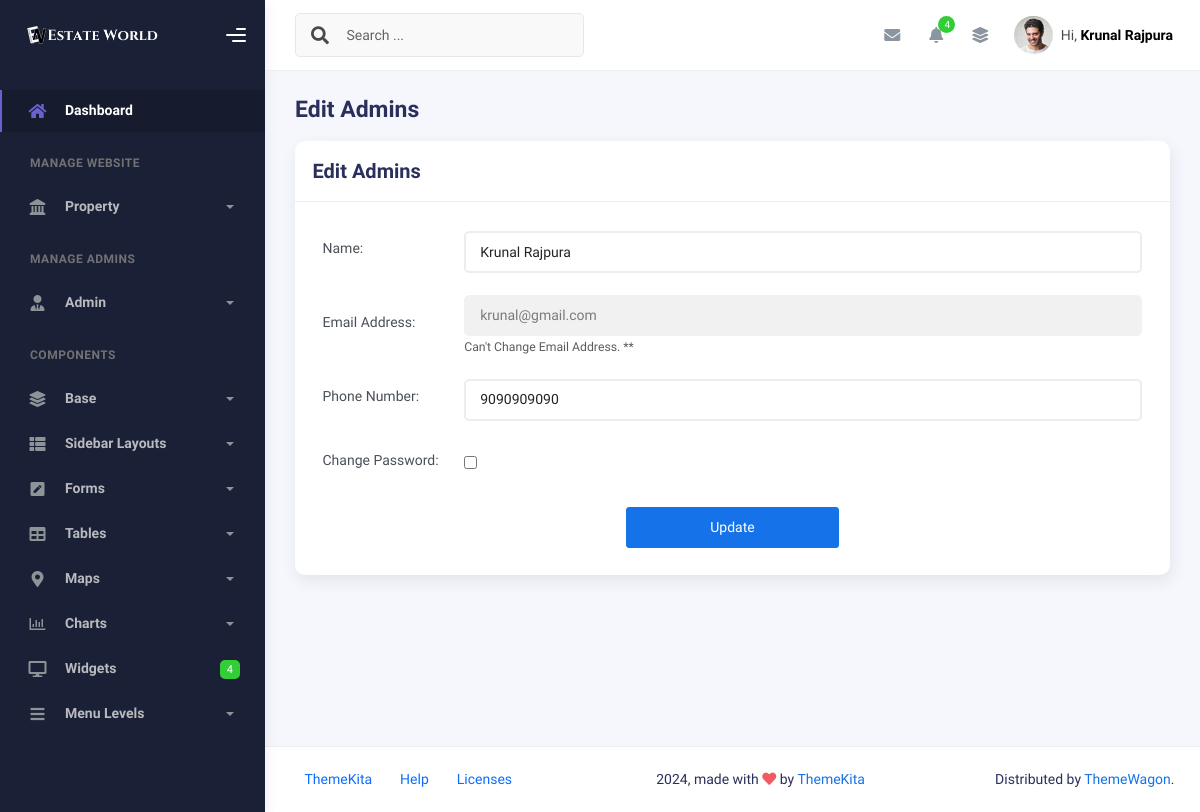
Before: /admin-panel/main-php/admin_edit.php?id=2&email=krunal@gmail.com (signed in) with the older database file.
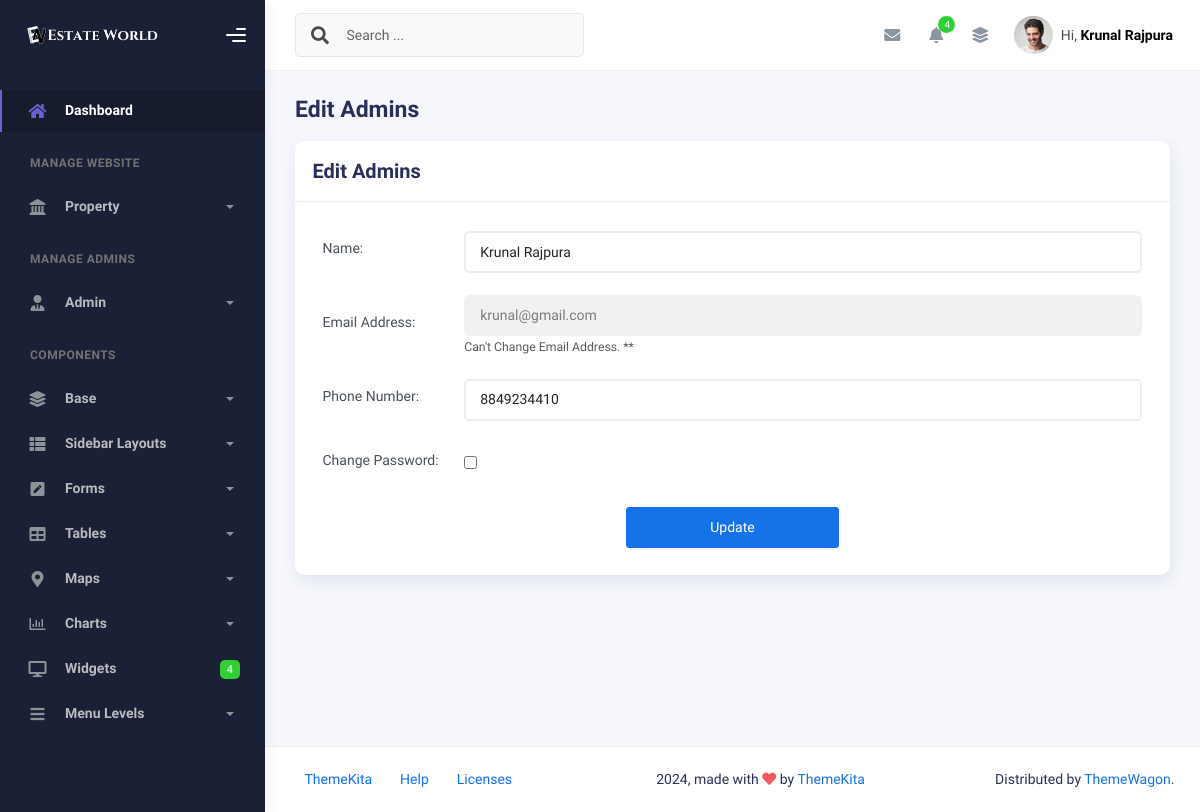
After: the same page with the newer database file.
### tables this page shows
CREATE TABLE `alogin` (
  `a_id` int(11) NOT NULL,
  `a_name` varchar(255) NOT NULL,
  `a_email` varchar(255) NOT NULL,
  `a_number` varchar(20) DEFAULT NULL,
  `a_pass` varchar(255) NOT NULL,
  `created_at` timestamp NOT NULL DEFAULT current_timestamp(),
  `updated_at` timestamp NOT NULL DEFAULT current_timestamp() ON UPDATE current_timestamp()
);

### function/function.php (called while the page is built, shortened)
<?php
function fetchData($conn, $tableName, $columns = '*', $where = '', $values = [])
{
    $sql = "SELECT $columns FROM $tableName";
    if ($where != '') {
        $sql .= " WHERE $where";
    }
    $stmt = $conn->prepare($sql);
    if (!empty($values)) {
        $types = '';
        foreach ($values as $value) {
            if (is_int($value)) {
                $types .= 'i';
            } elseif (is_float($value)) {
                $types .= 'd';
            } elseif (is_string($value)) {
                $types .= 's';
            } else {
                $types .= 'b';
            }
        }
        $stmt->bind_param($types, ...$values);
    }
    if ($stmt->execute()) {
        $result = $stmt->get_result();
        $data = [];
        while ($row = $result->fetch_assoc()) {
            $data[] = $row;
        }
    } else {
        die("Execute failed: " . $stmt->error);
    }
    return $data;
}
?>

### admin-panel/main-php/admin_edit.php (the view, shortened to what the changed rows need)
<?php include '../../globalvar/globalvariable.php'; ?>
<?php include  $connToPan . 'config.php'; ?>
<?php include  $mphpToInc . 'header.php'; ?>
<?php include  $mphpToInc . 'sidebar.php'; ?>
<?php include  $funToPan . 'function.php'; ?>
<?php include  $mphpToInc . 'navbar.php'; ?>
<?php
$id = $_GET['id'];
$email = $_GET['email'];
?>
<div class="container">
    <div class="page-inner">
        <div class="row">
            <div class="col-md-12">
                <div class="card">
                    <div class="card-body">
                        <div class="row">
                            <div class="col-md-6 col-lg-12">
                                <form method="POST" action="<?php $_PHP_SELF ?>">
                                    <?php
                                    $tableName = 'alogin';
                                    $columns = '*';
                                    $where = 'a_id = ? AND a_email = ?';
                                    $values = [$id, $email];
                                    $data = fetchData($conn, $tableName, $columns, $where, $values);
                                    foreach ($data as $row) {
                                    ?>
                                        <div class="form-group row align-items-center">
                                            <label for="name" class="col-sm-2 col-form-label">Name:</label>
                                            <div class="col-sm-10">
                                                <input type="text" class="form-control" name="name" id="name" placeholder="Enter Name" value="<?php echo $row['a_name']; ?>" required />
                                            </div>
                                        </div>
                                        <div class="form-group row align-items-center">
                                            <label for="email" class="col-sm-2 col-form-label">Email Address:</label>
                                            <div class="col-sm-10">
                                                <input type="email" title="Cant Change the Email !!!" class="form-control" name="email" id="email" placeholder="Enter Email" value="<?php echo $row['a_email']; ?>" required disabled />
                                                <small id="emailHelp" class="form-text text-muted">Can't Change Email Address. **</small>
                                            </div>
                                        </div>
                                        <div class="form-group row align-items-center">
                                            <label for="phone" class="col-sm-2 col-form-label">Phone Number:</label>
                                            <div class="col-sm-10">
                                                <input type="tel" class="form-control" name="phone" id="phone" placeholder="Enter Phone Number" value="<?php echo $row['a_number']; ?>" required />
                                            </div>
                                        </div>
                                        <div class="form-group row align-items-center">
                                            <label for="changePassword" class="col-sm-2 col-form-label">Change Password:</label>
                                            <div class="col-sm-10">
                                                <input type="checkbox" id="changePassword" name="changePassword" title="Check for the Chnaging the Password." onclick="togglePasswordFields()">
                                            </div>
                                        </div>
                                        <div class="form-group row align-item-center justify-content-center">
                                            <button type="submit" name="update" class="btn btn-primary col-sm-3">Update</button>
                                        </div>
                                    <?php } ?>
                                </form>
                            </div>
                        </div>
                    </div>
                </div>
            </div>
        </div>
    </div>
</div>
<?php include  $mphpToInc . 'footer.php'; ?>
<?php include  $mphpToInc . 'endlinks.php'; ?>

### admin-panel/includes/navbar.php (shortened to what the changed rows need)
<div class="main-panel">
  <div class="main-header">
    <nav class="navbar navbar-header navbar-header-transparent navbar-expand-lg border-bottom">
      <div class="container-fluid">
        <ul class="navbar-nav topbar-nav ms-md-auto align-items-center">
          <li class="nav-item topbar-user dropdown hidden-caret">
            <a class="dropdown-toggle profile-pic" data-bs-toggle="dropdown" href="#" aria-expanded="false">
              <span class="profile-username">
                <span class="op-7">Hi,</span>
                <?php
                $where = 'a_email = ?';
                $values = [$_SESSION['aemail']];
                $data = fetchData($conn, 'alogin', '*', $where, $values);
                foreach ($data as $row) {
                ?>
                  <span class="fw-bold"><?php echo $row['a_name']; ?></span>
                <?php } ?>
              </span>
            </a>
          </li>
        </ul>
      </div>
    </nav>
  </div>

Changed rows visible on the page:
changed alogin "Krunal Rajpura": phone "9090909090" → "8849234410"
